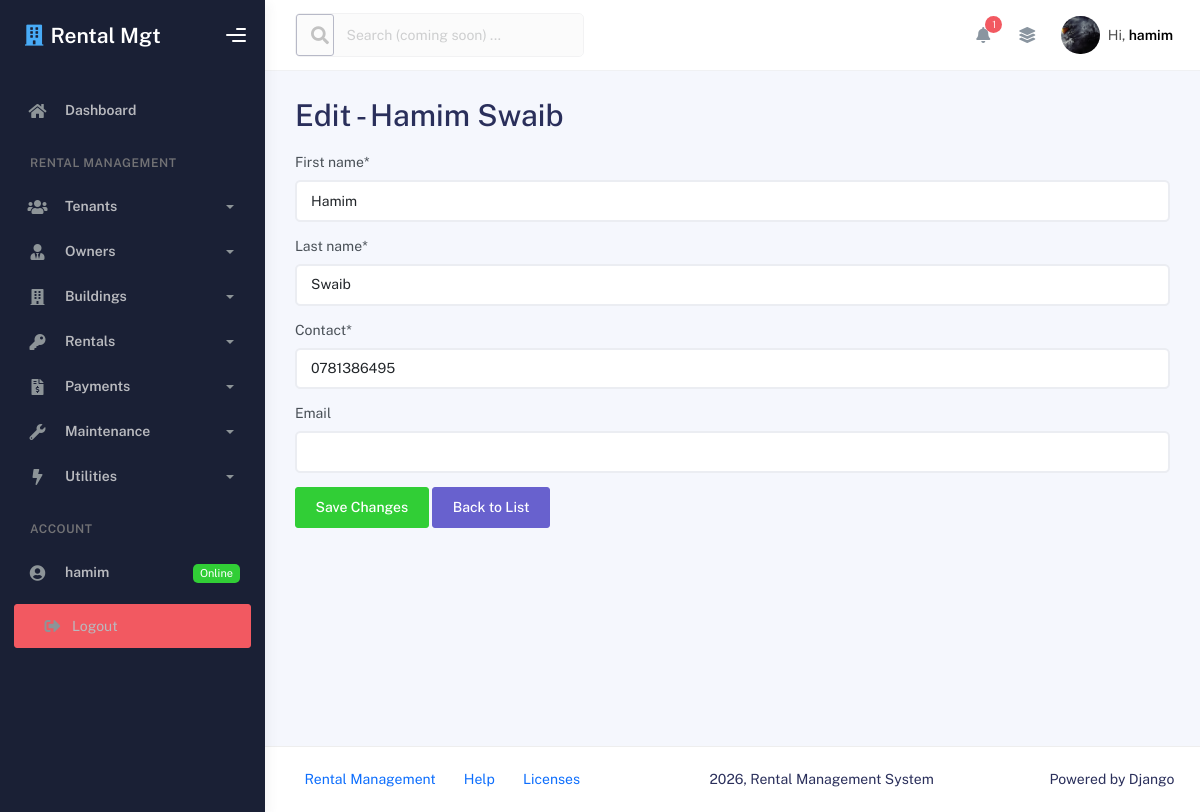
Screenshot of /edit_owner/1/ (signed in) with the database file from the repository.
### App/models.py (models this page shows, shortened)
class Owner(models.Model):
    first_name = models.CharField(max_length=20)
    last_name = models.CharField(max_length=20)
    contact = models.CharField(max_length=20)
    email = models.EmailField(max_length=255, blank=True, null=True)

### App/views.py (the view)
    @login_required
    def _wrapped_view(req, *args, **kwargs):
        if not (req.user.is_staff or req.user.is_superuser):
            return redirect('tenant_dashboard_page')
        return view_func(req, *args, **kwargs)

### App/forms.py
class OwnerForm(ModelForm):
    class Meta:
        model = Owner
        fields = '__all__'

### App/context_processors.py (called while the page is built)
def admin_notifications_processor(request):
    if not request.user.is_authenticated:
        return {}
    is_admin = request.user.is_staff or request.user.is_superuser
    context = {
        'is_admin': is_admin,
    }
    if is_admin:
        pending_requests = Maintenance.objects.filter(status='Pending').select_related(
            'rental__tenant', 'rental__building'
        ).order_by('-id')
        context['admin_notifications'] = pending_requests[:10]
        context['admin_notifications_count'] = pending_requests.count()
    else:
        tenant = getattr(request.user, 'tenant_profile', None)
        if not tenant:
            tenant = Tenant.objects.filter(email__iexact=request.user.email).first()
        context['tenant_profile'] = tenant
    return context

### App/models.py (called while the page is built)
    def __str__(self):
        return f"{self.first_name} {self.last_name}"

### App/views.py (called while the page is built)
def admin_required(view_func):
    @login_required
    def _wrapped_view(req, *args, **kwargs):
        if not (req.user.is_staff or req.user.is_superuser):
            return redirect('tenant_dashboard_page')
        return view_func(req, *args, **kwargs)
    return _wrapped_view

@admin_required
def edit_owner_view(req, owner_id):
    owner = get_object_or_404(Owner, id=owner_id)
    message = None
    if req.method == "POST":
        owner_form = OwnerForm(req.POST, instance=owner)
        if owner_form.is_valid():
            owner_form.save()
            messages.success(req, "Changes saved successfully!")
            return redirect('owner_list_page')
        else:
            message = "Form has Invalid data"
    else:
        owner_form = OwnerForm(instance=owner)
    context = {'form': owner_form, 'owner': owner, 'msg': message}
    return render(req, "edit_owner.html", context)

### App/templates/edit_owner.html (shortened to what this page needs)
{% extends 'base.html' %}
{% load crispy_forms_tags %}
{% block content %}
    <h1>Edit - {{ owner.first_name }} {{ owner.last_name }}</h1>
    <form method="POST" class="mt-3">
        {{ form|crispy }}
        <input type="submit" value="Save Changes" class="btn btn-success">
        <a href="{% url 'owner_list_page' %}" class="btn btn-secondary">Back to List</a>
    </form>
{% endblock content %}

### App/templates/base.html (shortened to what this page needs)
{% load static %}
<!DOCTYPE html>
<html lang="en">
<head>
    <link rel="stylesheet" href="{% static 'assets/css/bootstrap.min.css' %}" />
    <link rel="stylesheet" href="{% static 'assets/css/plugins.min.css' %}" />
    <link rel="stylesheet" href="{% static 'assets/css/kaiadmin.min.css' %}" />
</head>
<body>
    <div class="wrapper">
      <div class="sidebar" data-background-color="dark">
        <div class="sidebar-logo">
          <div class="logo-header" data-background-color="dark">
            <a href="{% url 'index_page' %}" class="logo text-white text-decoration-none d-flex align-items-center">
              <i class="fas fa-building text-info me-2 fs-4"></i>
              <span class="fw-bold fs-4 text-white">Rental Mgt</span>
            </a>
            <div class="nav-toggle">
              <button class="btn btn-toggle toggle-sidebar">
                <i class="gg-menu-right"></i>
              </button>
            </div>
          </div>
        </div>
        <div class="sidebar-wrapper scrollbar scrollbar-inner">
          <div class="sidebar-content">
            <ul class="nav nav-secondary">
              <li class="nav-item">
                <a href="{% url 'index_page' %}">
                  <i class="fas fa-home"></i>
                  <p>Dashboard</p>
                </a>
              </li>
              <li class="nav-section">
                <h4 class="text-section">Rental Management</h4>
              </li>
              <li class="nav-item">
                <a data-bs-toggle="collapse" href="#tenantsMenu">
                  <i class="fas fa-users"></i>
                  <p>Tenants</p>
                  <span class="caret"></span>
                </a>
              </li>
              <li class="nav-item">
                <a data-bs-toggle="collapse" href="#ownersMenu">
                  <i class="fas fa-user-tie"></i>
                  <p>Owners</p>
                  <span class="caret"></span>
                </a>
              </li>
              <li class="nav-item">
                <a data-bs-toggle="collapse" href="#buildingsMenu">
                  <i class="fas fa-building"></i>
                  <p>Buildings</p>
                  <span class="caret"></span>
                </a>
              </li>
              <li class="nav-item">
                <a data-bs-toggle="collapse" href="#rentalsMenu">
                  <i class="fas fa-key"></i>
                  <p>Rentals</p>
                  <span class="caret"></span>
                </a>
              </li>
              <li class="nav-item">
                <a data-bs-toggle="collapse" href="#paymentsMenu">
                  <i class="fas fa-file-invoice-dollar"></i>
                  <p>Payments</p>
                  <span class="caret"></span>
                </a>
              </li>
              <li class="nav-item">
                <a data-bs-toggle="collapse" href="#maintenanceMenu">
                  <i class="fas fa-wrench"></i>
                  <p>Maintenance</p>
                  <span class="caret"></span>
                </a>
              </li>
              <li class="nav-item">
                <a data-bs-toggle="collapse" href="#utilitiesMenu">
                  <i class="fas fa-bolt"></i>
                  <p>Utilities</p>
                  <span class="caret"></span>
                </a>
              </li>
              <li class="nav-section">
                <h4 class="text-section">Account</h4>
              </li>
              {% if user.is_authenticated %}
                <li class="nav-item">
                  <a href="#">
                    <i class="fas fa-user-circle"></i>
                    <p>{{ user.username }}</p>
                    <span class="badge badge-success">Online</span>
                  </a>
                </li>
                <li class="nav-item px-3 py-2">
                  <a href="{% url 'logout' %}" class="btn btn-danger btn-sm w-100 text-start text-white text-decoration-none">
                    <i class="fas fa-sign-out-alt me-2"></i> Logout
                  </a>
                </li>
              {% endif %}
            </ul>
          </div>
        </div>
      </div>
      <div class="main-panel">
        <div class="main-header">
          <nav
            class="navbar navbar-header navbar-header-transparent navbar-expand-lg border-bottom"
          >
            <div class="container-fluid">
              <nav
                class="navbar navbar-header-left navbar-expand-lg navbar-form nav-search p-0 d-none d-lg-flex"
              >
                <div class="input-group opacity-50" title="Search coming soon">
                  <div class="input-group-prepend">
                    <button type="button" class="btn btn-search pe-1" disabled>
                      <i class="fa fa-search search-icon"></i>
                    </button>
                  </div>
                  <input
                    type="text"
                    placeholder="Search (coming soon) ..."
                    class="form-control"
                    disabled
                  />
                </div>
              </nav>
              <ul class="navbar-nav topbar-nav ms-md-auto align-items-center">
                <li class="nav-item topbar-icon dropdown hidden-caret">
                  <a
                    class="nav-link dropdown-toggle"
                    href="#"
                    id="notifDropdown"
                    role="button"
                    data-bs-toggle="dropdown"
                    aria-haspopup="true"
                    aria-expanded="false"
                  >
                    <i class="fa fa-bell"></i>
                    {% if admin_notifications_count > 0 %}
                      <span class="notification bg-danger">{{ admin_notifications_count }}</span>
                    {% endif %}
                  </a>
                </li>
                <li class="nav-item topbar-icon dropdown hidden-caret">
                  <a
                    class="nav-link"
                    data-bs-toggle="dropdown"
                    href="#"
                    aria-expanded="false"
                  >
                    <i class="fas fa-layer-group"></i>
                  </a>
                </li>
                <li class="nav-item topbar-user dropdown hidden-caret">
                  <a
                    class="dropdown-toggle profile-pic"
                    data-bs-toggle="dropdown"
                    href="#"
                    aria-expanded="false"
                  >
                    <div class="avatar-sm">
                      <img
                        src="{% static 'assets/img/halo pic 1.jpg' %}"
                        alt="..."
                        class="avatar-img rounded-circle"
                      />
                    </div>
                    <span class="profile-username">
                      <span class="op-7">Hi,</span>
                      <span class="fw-bold">{{ user.username|default:"Guest" }}</span>
                    </span>
                  </a>
                </li>
              </ul>
            </div>
          </nav>
        </div>
        <div class="container">
          <div class="page-inner">
            {% block content %}
            {% endblock content %}
          </div>
        </div>
        <footer class="footer">
          <div class="container-fluid d-flex justify-content-between">
            <nav class="pull-left">
              <ul class="nav">
                <li class="nav-item">
                  <a class="nav-link" href="{% url 'index_page' %}">
                    Rental Management
                  </a>
                </li>
                <li class="nav-item">
                  <a class="nav-link" href="#"> Help </a>
                </li>
                <li class="nav-item">
                  <a class="nav-link" href="#"> Licenses </a>
                </li>
              </ul>
            </nav>
            <div class="copyright">
              2026, Rental Management System
            </div>
            <div>
              Powered by Django
            </div>
          </div>
        </footer>
      </div>
    </div>
</body>
</html>

### rows the page displays
Owner: first_name "Hamim", last_name "Swaib", contact "0781386495"

### other values shown
{{ user.username }} "hamim"
{{ admin_notifications_count }} "1"
{{ user.username|default:"Guest" }} "hamim"
